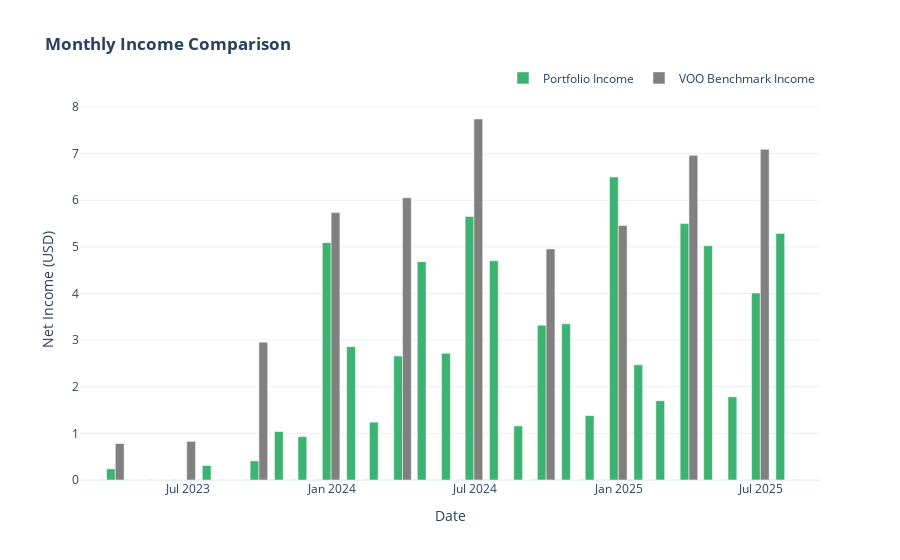

This figure's notebook cell:
### Code cell
portfolio_income = portfolio.get_monthly_income()
benchmark_income = benchmark_simulation.get_monthly_income()

fig_income_comp = go.Figure()

fig_income_comp.add_trace(
    go.Bar(
        x=portfolio_income.index,
        y=portfolio_income,
        name="Portfolio Income",
        marker_color="mediumseagreen",
    )
)

fig_income_comp.add_trace(
    go.Bar(
        x=benchmark_income.index,
        y=benchmark_income,
        name=f"{config.BENCHMARK_INDEX} Benchmark Income",
        marker_color="grey",
    )
)

fig_income_comp.update_layout(
    title_text="<b>Monthly Income Comparison</b>",
    template="plotly_white",
    barmode="group", 
    xaxis_title="Date",
    yaxis_title=f"Net Income ({config.BASE_CURRENCY})",
    legend=dict(orientation="h", yanchor="bottom", y=1.02, xanchor="right", x=1),
)

fig_income_comp.show()

### Figure 1 — Plotly figure (JSON) as saved in the notebook; plotly's stock layout.template omitted (floating-point values rounded to 4 significant figures)
{"data": [{"marker": {"color": "mediumseagreen"}, "name": "Portfolio Income", "type": "bar", "x": ["2023-02-28T00:00:00", "2023-03-31T00:00:00", "2023-04-30T00:00:00", "2023-05-31T00:00:00", "2023-06-30T00:00:00", "2023-07-31T00:00:00", "2023-08-31T00:00:00", "2023-09-30T00:00:00", "2023-10-31T00:00:00", "2023-11-30T00:00:00", "2023-12-31T00:00:00", "2024-01-31T00:00:00", "2024-02-29T00:00:00", "2024-03-31T00:00:00", "2024-04-30T00:00:00", "2024-05-31T00:00:00", "2024-06-30T00:00:00", "2024-07-31T00:00:00", "2024-08-31T00:00:00", "2024-09-30T00:00:00", "2024-10-31T00:00:00", "2024-11-30T00:00:00", "2024-12-31T00:00:00", "2025-01-31T00:00:00", "2025-02-28T00:00:00", "2025-03-31T00:00:00", "2025-04-30T00:00:00", "2025-05-31T00:00:00", "2025-06-30T00:00:00", "2025-07-31T00:00:00", "2025-08-31T00:00:00"], "y": [0.0, 0.24, 0.0, 0.0, 0.0, 0.31, 0.0, 0.41, 1.04, 0.93, 5.09, 2.86, 1.24, 2.66, 4.683, 2.717, 5.65, 4.7, 1.16, 3.32, 3.35, 1.38, 6.5, 2.471, 1.7, 5.5, 5.023, 1.784, 4.01, 5.289, 0.0]}, {"marker": {"color": "grey"}, "name": "VOO Benchmark Income", "type": "bar", "x": ["2023-02-28T00:00:00", "2023-03-31T00:00:00", "2023-04-30T00:00:00", "2023-05-31T00:00:00", "2023-06-30T00:00:00", "2023-07-31T00:00:00", "2023-08-31T00:00:00", "2023-09-30T00:00:00", "2023-10-31T00:00:00", "2023-11-30T00:00:00", "2023-12-31T00:00:00", "2024-01-31T00:00:00", "2024-02-29T00:00:00", "2024-03-31T00:00:00", "2024-04-30T00:00:00", "2024-05-31T00:00:00", "2024-06-30T00:00:00", "2024-07-31T00:00:00", "2024-08-31T00:00:00", "2024-09-30T00:00:00", "2024-10-31T00:00:00", "2024-11-30T00:00:00", "2024-12-31T00:00:00", "2025-01-31T00:00:00", "2025-02-28T00:00:00", "2025-03-31T00:00:00", "2025-04-30T00:00:00", "2025-05-31T00:00:00", "2025-06-30T00:00:00", "2025-07-31T00:00:00", "2025-08-31T00:00:00"], "y": [0.0, 0.782, 0.0, 0.0, 0.8288, 0.0, 0.0, 2.957, 0.0, 0.0, 5.735, 0.0, 0.0, 6.054, 0.0, 0.0, 7.742, 0.0, 0.0, 4.956, 0.0, 0.0, 5.456, 0.0, 0.0, 6.963, 0.0, 0.0, 7.092, 0.0, 0.0]}], "layout": {"barmode": "group", "legend": {"orientation": "h", "x": 1, "xanchor": "right", "y": 1.02, "yanchor": "bottom"}, "title": {"text": "<b>Monthly Income Comparison</b>"}, "xaxis": {"title": {"text": "Date"}}, "yaxis": {"title": {"text": "Net Income (USD)"}}}}
